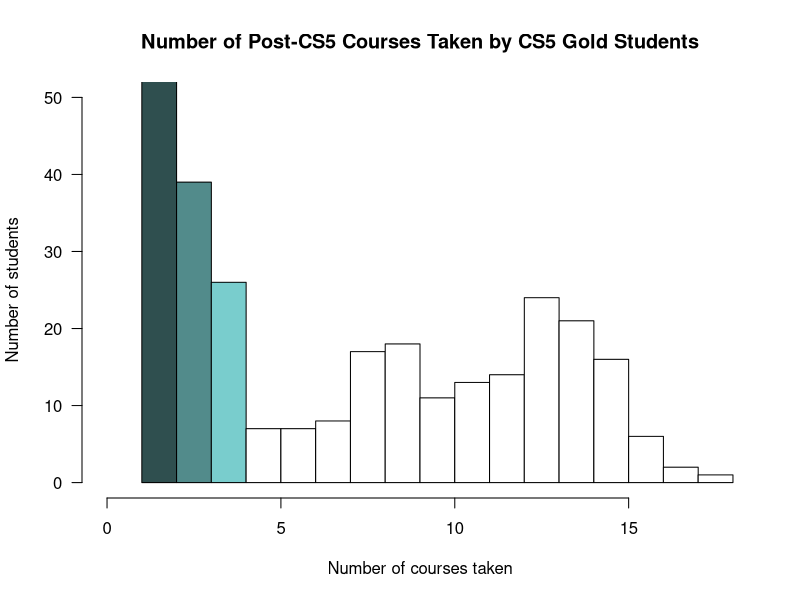
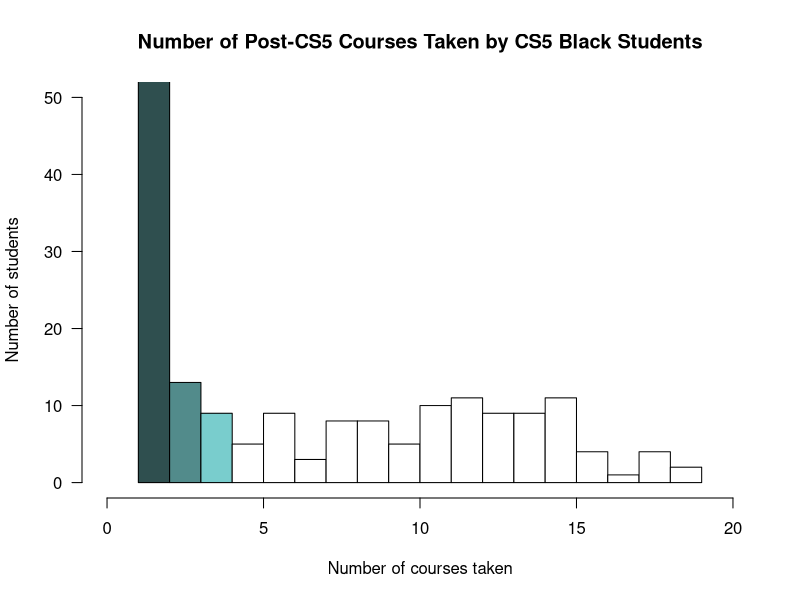
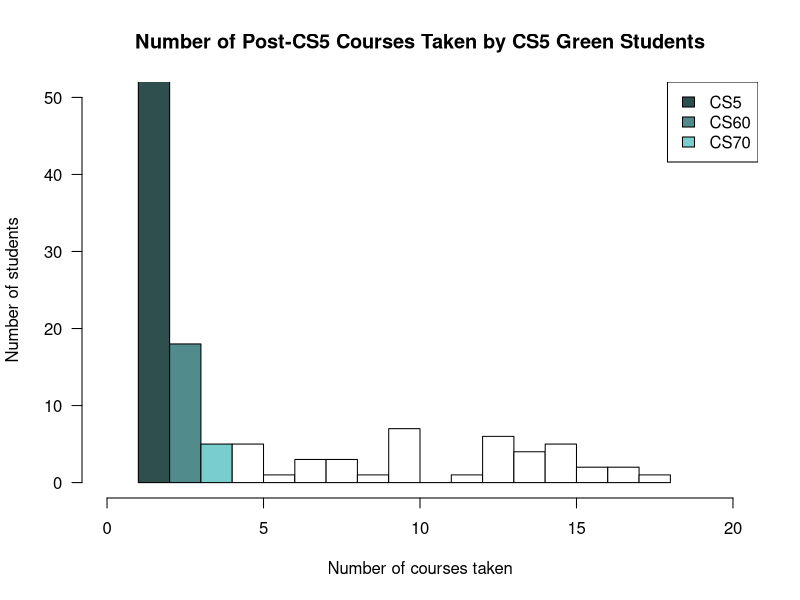

Here is the R script that generated these plots, in order:
cs5_df <- read.csv("fulldata_42.csv")

#Take out CS5 and the labs that go along with CS courses
drops <- c("CSCI005..HM", "CSCI005L.HM", "CSCI005GLHM", "CSCI005GRHM", "CSCI105L.HM", "CSCI105.LPO", "CSCI105L.JT", "CSCI121L.HM", "CSCI070L.HM")
cs5_df <- cs5_df[,!(names(cs5_df) %in% drops)]

gold <- subset(cs5_df, cs5_df$X == "gold")
black <- subset(cs5_df, cs5_df$X == "black")
green <- subset(cs5_df, cs5_df$X == "green")

calculate_num_courses <- function(department, data){
  courses_in_department <- data[,grepl(department, names(data))]
  sum(!is.na(courses_in_department))
}

calculate_num_courses_by_student <- function(department, data){
  courses_in_department <- data[,grepl(department, names(data))]
  rowSums(!is.na(courses_in_department))
}
calculate_num_cs_majors <- function(courses_by_student, data){
  sum(courses_by_student > 9)
}
calculate_num_bio_majors <-function(courses_by_student, data){
  taken_191 <- data[,grepl("BIOL191", names(data))]
  taken_192 <- data[,grepl("BIOL192", names(data))]
  sum(!is.na(taken_191) | !is.na(taken_192) & (courses_by_student > 9))
}

#Calculate total number of CS and BIO courses taken by students in each CS5 course
total_gold_cs_courses <- calculate_num_courses("CS", gold)
total_gold_bio_courses <- calculate_num_courses("BIO", gold)

total_black_cs_courses <- calculate_num_courses("CS", black)
total_black_bio_courses <- calculate_num_courses("BIO", black)

total_green_cs_courses <- calculate_num_courses("CS", green)
total_green_bio_courses <- calculate_num_courses("BIO", green)

#Calculate number of CS and BIO courses taken by each student in each CS5 course
#Take out students with 0 courses (only taken cs5)
gold_cs_by_student <- calculate_num_courses_by_student("CS", gold)
gold_bio_by_student <- calculate_num_courses_by_student("BIO", gold)
gold_cs_by_student <-subset(gold_cs_by_student, gold_cs_by_student > 0)
gold_bio_by_student <-subset(gold_bio_by_student, gold_bio_by_student > 1)

black_cs_by_student <- calculate_num_courses_by_student("CS", black)
black_bio_by_student <- calculate_num_courses_by_student("BIO", black)
black_cs_by_student <- subset(black_cs_by_student, black_cs_by_student >0 )
black_bio_by_student <-subset(black_bio_by_student, black_bio_by_student > 1)

green_cs_by_student <- calculate_num_courses_by_student("CS", green)
green_bio_by_student <- calculate_num_courses_by_student("BIO", green)
green_cs_by_student <- subset(green_cs_by_student, green_cs_by_student >0 )
green_bio_by_student <-subset(green_bio_by_student, green_bio_by_student > 1)

par(mfrow=c(1,1))

colors <- c("darkslategrey","darkslategray4", "darkslategray3")
#special <- ifelse(sort(unique(gold_cs_by_student)) %in% c(0, 1, 2), "blue", "white")
special <- c(colors, rep("white", 20))

hist(gold_cs_by_student, las=1, breaks=20, xlim = c(0, 18), ylim = c(0,50), xlab="Number of courses taken", ylab="Number of students", main="Number of Post-CS5 Courses Taken by CS5 Gold Students", col=special)
#hist(gold_bio_by_student, las=1, breaks=20, xlim = c(0, 18), ylim = c(0,500), xlab="Number of courses taken", ylab="Number of students", main="Number of Biology courses taken by CS5 Gold Students", col=special)
hist(black_cs_by_student, las=1, breaks=20, xlim = c(0, 20), ylim = c(0,50), xlab="Number of courses taken", ylab="Number of students", main="Number of Post-CS5 Courses Taken by CS5 Black Students", col=special)
#hist(black_bio_by_student, las=1, breaks=20, xlim = c(0, 20), ylim = c(0,200), xlab="Number of courses taken", ylab="Number of students", main="Number of Biology courses taken by CS5 Black Students", col=special)
hist(green_cs_by_student, las=1, breaks=20, xlim = c(0, 20), ylim = c(0,50), xlab="Number of courses taken", ylab="Number of students", main="Number of Post-CS5 Courses Taken by CS5 Green Students", col=special)
#hist(green_bio_by_student, las=1, breaks=20, xlim = c(0, 20), ylim = c(0,100), xlab="Number of courses taken", ylab="Number of students", main="Number of Biology courses taken by CS5 Green Students", col=special)
legend("topright", c("CS5","CS60", "CS70"), fill=colors)

#Calculate number of Bio majors
gold_bio_majors <- calculate_num_bio_majors(gold_bio_by_student, gold)
black_bio_majors <- calculate_num_bio_majors(black_bio_by_student, black)
green_bio_majors <- calculate_num_bio_majors(green_bio_by_student, green)

#Calculate number of CS majors
gold_cs_majors <- calculate_num_cs_majors(gold_cs_by_student, gold)
black_cs_majors <- calculate_num_cs_majors(black_cs_by_student, black)
green_cs_majors <- calculate_num_cs_majors(green_cs_by_student, green)





